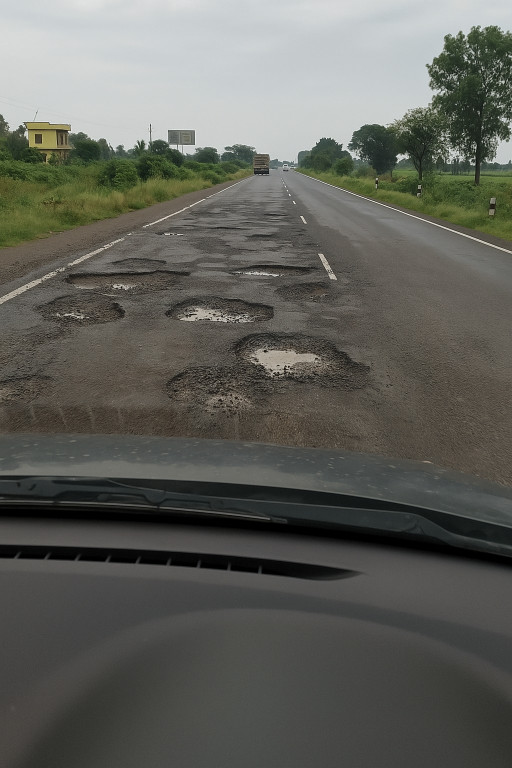
#> input picture raw data/20250626_2055_Potholes on Indian Highway_simple_compose_01jypdcey9fvqsntc9ghvn9dy5.png, 1024 x 1536 px (shown at 1/2 size)
$ python -i flask_app.py   (imports and definitions only)
#> lines starting #> are read from the running program, lines starting #| are printed output that depends on the picture; after the words box and inside, x2 and y2 are one past the last pixel; in counts of white or black regions, pixels touching at a corner belong together
from flask import Flask, request, render_template
from werkzeug.utils import secure_filename
import os
import cv2
import numpy as np
from pathlib import Path
from flask import send_from_directory

# [1 line not run here, left out]

BASE_DIR = Path(__file__).parent
# [7 lines not run here, left out]

def detect_potholes(image_path):
    """Improved pothole detection with better filtering"""
    img = cv2.imread(image_path)
#> img is the input picture: shape (1536, 1024, 3); mean B, G, R 90.8, 97, 96.4
    gray = cv2.cvtColor(img, cv2.COLOR_BGR2GRAY)
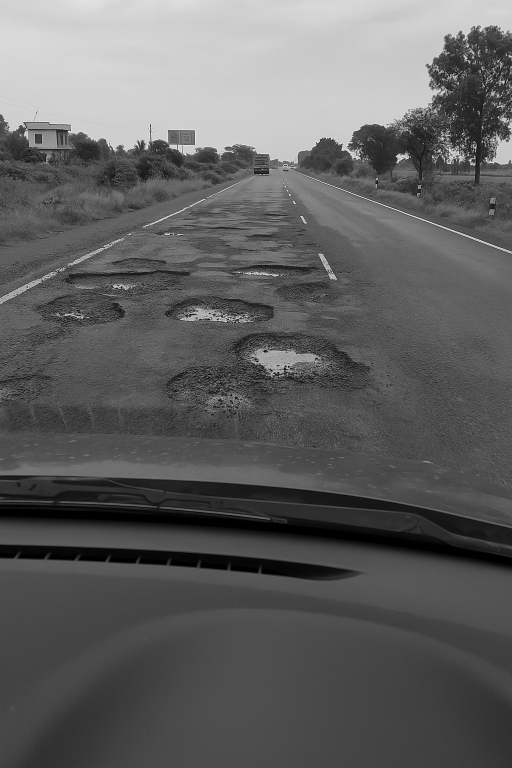
#> gray: shape (1536, 1024) (shown at 1/2 size); min 0, max 255, mean 96.1


    blurred = cv2.GaussianBlur(gray, (7, 7), 1.5)


    thresh = cv2.adaptiveThreshold(blurred, 255,
                                 cv2.ADAPTIVE_THRESH_GAUSSIAN_C,
                                 cv2.THRESH_BINARY_INV, 11, 2)
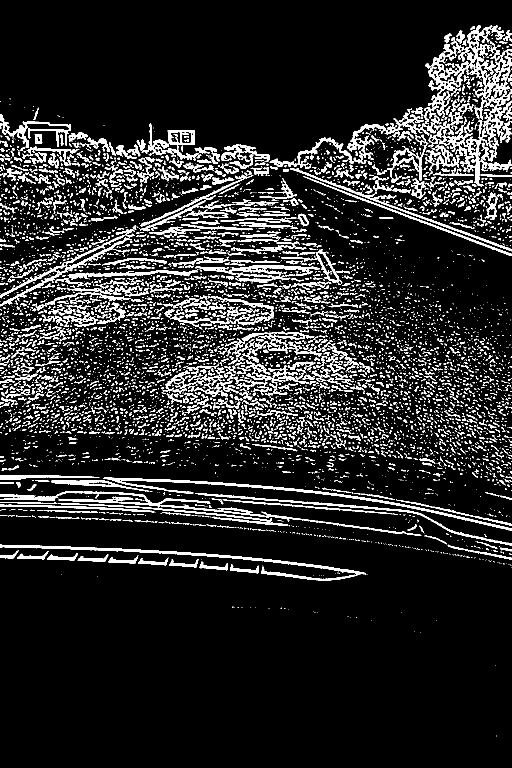
#> thresh: shape (1536, 1024) (shown at 1/2 size); 12.3% white; 6797 white regions (5384 under 20 px), largest, box (x1, y1, x2, y2) and area: (848, 50, 1024, 374) 16657, (0, 982, 843, 1072) 6035, (0, 1089, 732, 1161) 4528


    kernel = cv2.getStructuringElement(cv2.MORPH_ELLIPSE, (5,5))
    cleaned = cv2.morphologyEx(thresh, cv2.MORPH_CLOSE, kernel)
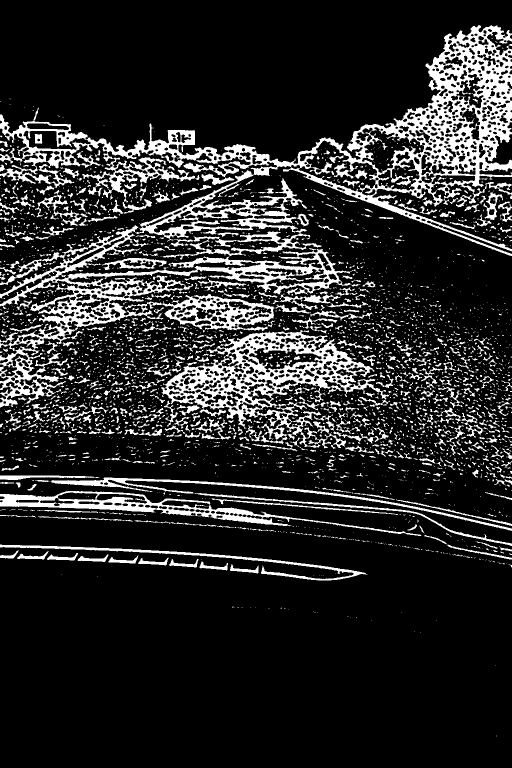
#> cleaned: shape (1536, 1024) (shown at 1/2 size); 16.1% white; 3515 white regions (2847 under 20 px)

    contours, _ = cv2.findContours(cleaned, cv2.RETR_EXTERNAL, cv2.CHAIN_APPROX_SIMPLE)
#> contours = 3335 contours, 2933 with area under 20; largest, box (x1, y1, x2, y2) and area: (0, 50, 1024, 815) 180514, (323, 660, 780, 897) 44634, (0, 982, 843, 1072) 14837, (101, 955, 1024, 1062) 4564, (164, 314, 399, 405) 4453

    potholes = []
    for cnt in contours:
        area = cv2.contourArea(cnt)
        perimeter = cv2.arcLength(cnt, True)

        # More strict criteria
        if 500 < area < 50000:  # Adjusted size range
            circularity = 4 * np.pi * area / (perimeter ** 2)
            if 0.2 < circularity < 1.2:  # Potholes are somewhat circular
                x,y,w,h = cv2.boundingRect(cnt)
                aspect_ratio = float(w)/h
                if 0.5 < aspect_ratio < 2:  # More square-like ratios
                    potholes.append(cnt)
#> this loop made 3335 passes
#> (area, perimeter, circularity) on passes 103, 229, 244, 256, 309, 323, 2166, 2465, 2580, 2751, 3187, 3207: (3640.5, 1983.1, 0.0116), (617.5, 811.4, 0.0118), (1744, 1410.6, 0.011), (14837, 2135.7, 0.0409), (4563.5, 2480.1, 0.00932), (741, 416.6, 0.0537), (44634.5, 5060.9, 0.0219), (526.5, 401.1, 0.0411), (1016.5, 718.5, 0.0247), (1513.5, 380.5, 0.131), (829, 239.5, 0.182), (1063, 703.4, 0.027)
#> (area, perimeter) on passes 33, 40, 50, 54, 57, 59: (312.5, 154.2), (305.5, 150.2), (310.5, 155), (318.5, 150.2), (307, 144.8), (323.5, 145)
#> after the loop, potholes = []

    # Draw results
    for cnt in potholes:
        x,y,w,h = cv2.boundingRect(cnt)
        cv2.rectangle(img, (x,y), (x+w,y+h), (0,0,255), 2)
        cv2.putText(img, f'Pothole {len(potholes)}', (x,y-10),
                   cv2.FONT_HERSHEY_SIMPLEX, 0.5, (0,0,255), 2)
#> this loop made 0 passes

    return img, len(potholes)

# [33 lines that did not run here, left out]

# [2 lines not run here, left out]

>>> result = detect_potholes('../raw data/20250626_2055_Potholes on Indian Highway_simple_compose_01jypdcey9fvqsntc9ghvn9dy5.png')
